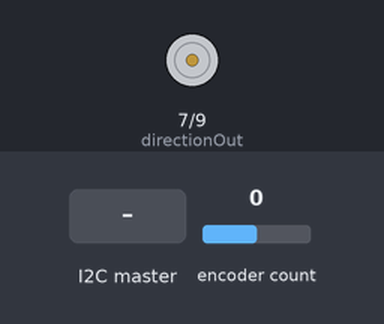
The sketch below on a simulated Arduino Uno, built with avr-gcc and run on an emulated ATmega328P. Parts: direction and speed pins drawn as motors (green arrow = direction pin HIGH = forward, orange = LOW = backward, longer = more drive). The test bench sets the inputs (shaded band); at power-on: encoder count 0. What the sketch prints to the serial monitor is not drawn.

Above: at 1.2 s.
1.3 s: the I2C master sends the byte 1
At 2.3 s:
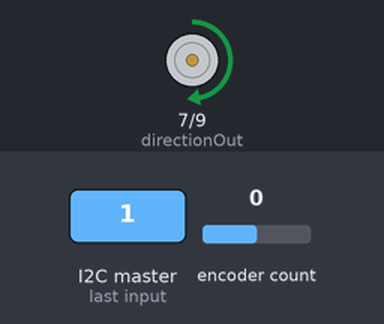
2.8 s: encoder count set to 1
At 3.7 s:
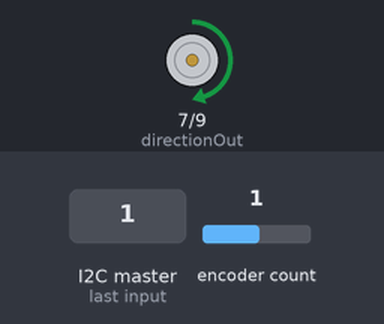
4.3 s: encoder count set to 5
Timing chart, 0 to 7.3 s (numbered marks = the images above; inputs shaded):
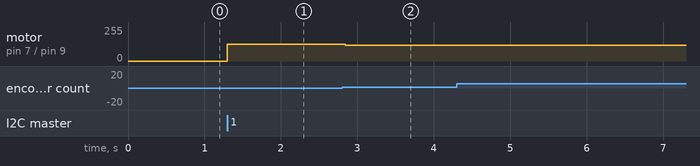

Measured:
- after the input at 1.3 s, motor on pin 7 (directionOut) / pin 9 (speedOut): stopped → forward 127/255 at once
- after the input at 2.8 s, motor on pin 7 (directionOut) / pin 9 (speedOut): forward 127/255 → forward 120/255 at once

The sketch:

finalDemo.ino
```cpp
#include <Encoder.h> //encoder library
#include <Wire.h> //library to allow communication between the arduino and raspberry pi

//Pin assignments
#define SLAVE_ADDRESS 0x04
Encoder motor(3,5);
const int directionOut = 7;
const int speedOut = 9;
const int powerPin = 4;
//PID Controller Values
const double kP = 6.049; //Kp in units of V/deg
const double kI = 10.385; //Ki in units of V*s/deg
const double kD = 3.7196; //Kd in units of V/(deg*s)
int currentAngle = 4; //current angle relative to the quadrant of the ARUCO
//0 = 4
//pi/2 = 3
//pi = 2
// 3pi/2 = 1
int countChange = 0; //this variable tracks distance and direction the wheel will have to travel to get to its destination
long newTime;
long deltaT = 0;
double integral;
double oldError = 0.0;
int sent = 0;
void setup() {
  Serial.begin(250000);
  Wire.begin(SLAVE_ADDRESS); //address to connect to PI
  Wire.onReceive(receiveData);
  Wire.onRequest(sendData);
  Serial.println("Ready");
  pinMode(directionOut, OUTPUT);
  pinMode(speedOut, OUTPUT);
  pinMode(powerPin, OUTPUT);
}
long position = 0;
void loop()
{
  countChange = 0;
  int byteCount = 1;
  receiveData(byteCount);
  //case block for determining where the wheel has to go
  if (currentAngle == 4){
    if (sent == 3){
      countChange = 800;
      currentAngle = sent;
    }
    else if (sent == 2){
      countChange = 1600;
      currentAngle = sent;
    }
    else if (sent == 1){
      countChange = -800;
      currentAngle = sent;
    }
    else{
      countChange = 0;
    }
  }
  else if (currentAngle == 3){
    if (sent == 4){
      countChange = -800;
      currentAngle = sent;
    }
    else if (sent == 2){
      countChange = 800;
      currentAngle = sent;
    }
    else if (sent == 1){
      countChange = 1600;
      currentAngle = sent;
    }
    else{
      countChange = 0;
    }
  }
  else if (currentAngle == 2){
    if (sent == 4){
      countChange = 1600;
      currentAngle = sent;
    }
    else if (sent == 3){
      countChange = -800;
      currentAngle = sent;
    }
    else if (sent == 1){
      countChange = 800;
      currentAngle = sent;
    }
    else{
      countChange = 0;
    }
  }
  else if (currentAngle == 1){
    if (sent == 4){
      countChange = 800;
      currentAngle = sent;
    }
    else if (sent == 3){
      countChange = 1600;
      currentAngle = sent;
    }
    else if (sent == 2){
      countChange = -800;
      currentAngle = sent;
    }
    else{
      countChange = 0;
    }
  }
  //loop to run motor
  while (countChange != 0){
    analogWrite(speedOut, 127); //default to 50% duty cycle
    if (countChange > 0){ //set proper direction
      digitalWrite(directionOut, LOW);
    }
    else{
      digitalWrite(directionOut, HIGH);
    }
    digitalWrite(powerPin, HIGH); //give power to the motor
    long newPos = motor.read();
    if (newPos != position)
    {
      //Serial.println(newPos);
      newTime = micros();
      double error = (double)(newPos - position)*3.14/1600; //calculated error value from position counts for PID controller
      double deriv;
      if (deltaT > 0){
        deriv = (error - oldError)*1000000.0/deltaT; //derivative value to be multiplied by Kd in PID controller
        oldError = error;
      }
      else{
        deriv = 0;
      }
      integral = integral + deltaT/1000000.0*error; //integral value to be multiplied by Ki in PID controller
      int u = kP*error + kI*integral + kD*deriv; //PID controlled velocity
      if (u > 0){
        digitalWrite(directionOut, LOW); //change the direction if the velocity is negative or positive depending on which direction
      }
      else{
        digitalWrite(directionOut, HIGH);
      }
      u = abs(u);
      analogWrite(speedOut, u); //set new duty cycle as PID controlled value

      deltaT = micros() - newTime;
      newTime = micros();
      //testing block
      if (newPos == (position + countChange)){ //stop condition
        Serial.println(newPos);
        if (countChange > 0){
          digitalWrite(directionOut, HIGH);
        }
        else{
          digitalWrite(directionOut, LOW);
        }
        countChange = 0;
        sendData(); //send data to be displayed on LCD
        sent = 0;
        delay(100);
        digitalWrite(powerPin, LOW);
        position = newPos;
      }
    }
  }
}

void receiveData(int byteCount)
{
  while(Wire.available())
  {
    sent = Wire.read(); //loop to read more than one byte sent from the PI into an array
  }
}
void sendData()
{
  int sendtoPI = 0;
 int converted = position%3200; //modulus added to help determine quadrant for 1 rotation
 if(converted <= 400 && converted >= 2800)
 {
  sendtoPI = 4;
 }
 else if(converted <= 1200 && converted > 400)
 {
  sendtoPI = 3;
 }
 else if(converted <= 2000 && converted > 1200)
 {
  sendtoPI = 2;
 }
 else if(converted <= 2800 && converted > 2000)
 {
  sendtoPI = 1;
 }
 Wire.write(sendtoPI);
}
```
